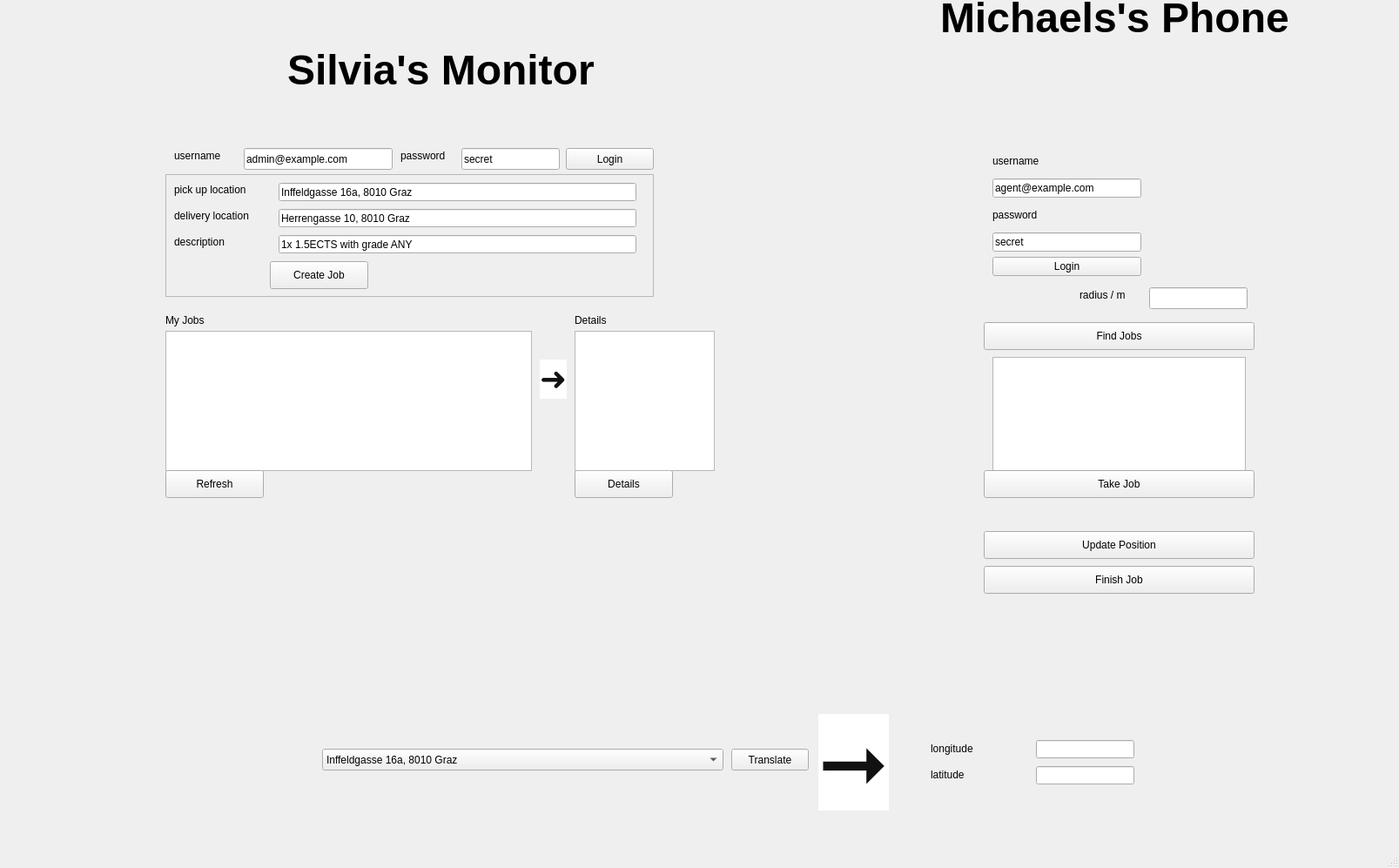
<?xml version="1.0" encoding="UTF-8"?>
<ui version="4.0">
 <class>MainWindow</class>
 <widget class="QMainWindow" name="MainWindow">
  <property name="geometry">
   <rect>
    <x>0</x>
    <y>0</y>
    <width>1607</width>
    <height>997</height>
   </rect>
  </property>
  <property name="windowTitle">
   <string>MainWindow</string>
  </property>
  <property name="autoFillBackground">
   <bool>false</bool>
  </property>
  <widget class="QWidget" name="centralwidget">
   <widget class="QListWidget" name="lw_ag_jobs_list">
    <property name="geometry">
     <rect>
      <x>1140</x>
      <y>410</y>
      <width>291</width>
      <height>131</height>
     </rect>
    </property>
   </widget>
   <widget class="QLabel" name="label_3">
    <property name="enabled">
     <bool>false</bool>
    </property>
    <property name="geometry">
     <rect>
      <x>1080</x>
      <y>40</y>
      <width>411</width>
      <height>781</height>
     </rect>
    </property>
    <property name="text">
     <string>&lt;html&gt;&lt;head/&gt;&lt;body&gt;&lt;p&gt;&lt;img src=&quot;:/usecase_phone/usecase_phone.png&quot;/&gt;&lt;/p&gt;&lt;/body&gt;&lt;/html&gt;</string>
    </property>
   </widget>
   <widget class="QFrame" name="frame">
    <property name="geometry">
     <rect>
      <x>190</x>
      <y>200</y>
      <width>561</width>
      <height>141</height>
     </rect>
    </property>
    <property name="frameShape">
     <enum>QFrame::StyledPanel</enum>
    </property>
    <property name="frameShadow">
     <enum>QFrame::Raised</enum>
    </property>
    <widget class="QLineEdit" name="le_pickup">
     <property name="geometry">
      <rect>
       <x>130</x>
       <y>10</y>
       <width>411</width>
       <height>21</height>
      </rect>
     </property>
     <property name="text">
      <string>Inffeldgasse 16a, 8010 Graz</string>
     </property>
    </widget>
    <widget class="QLabel" name="label_5">
     <property name="geometry">
      <rect>
       <x>10</x>
       <y>10</y>
       <width>111</width>
       <height>16</height>
      </rect>
     </property>
     <property name="text">
      <string>pick up location</string>
     </property>
    </widget>
    <widget class="QLineEdit" name="le_deliver_at">
     <property name="geometry">
      <rect>
       <x>130</x>
       <y>40</y>
       <width>411</width>
       <height>21</height>
      </rect>
     </property>
     <property name="text">
      <string>Herrengasse 10, 8010 Graz</string>
     </property>
    </widget>
    <widget class="QLabel" name="label_6">
     <property name="geometry">
      <rect>
       <x>10</x>
       <y>40</y>
       <width>111</width>
       <height>16</height>
      </rect>
     </property>
     <property name="text">
      <string>delivery location</string>
     </property>
    </widget>
    <widget class="QLineEdit" name="le_description">
     <property name="geometry">
      <rect>
       <x>130</x>
       <y>70</y>
       <width>411</width>
       <height>21</height>
      </rect>
     </property>
     <property name="text">
      <string>1x 1.5ECTS with grade ANY</string>
     </property>
    </widget>
    <widget class="QLabel" name="label_7">
     <property name="geometry">
      <rect>
       <x>10</x>
       <y>70</y>
       <width>101</width>
       <height>16</height>
      </rect>
     </property>
     <property name="text">
      <string>description</string>
     </property>
    </widget>
    <widget class="QPushButton" name="btn_post_job">
     <property name="geometry">
      <rect>
       <x>120</x>
       <y>100</y>
       <width>113</width>
       <height>32</height>
      </rect>
     </property>
     <property name="text">
      <string>Create Job</string>
     </property>
    </widget>
   </widget>
   <widget class="QLabel" name="label_8">
    <property name="geometry">
     <rect>
      <x>330</x>
      <y>50</y>
      <width>381</width>
      <height>61</height>
     </rect>
    </property>
    <property name="text">
     <string>&lt;html&gt;&lt;head/&gt;&lt;body&gt;&lt;p&gt;&lt;span style=&quot; font-size:36pt; font-weight:600;&quot;&gt;Silvia's Monitor&lt;/span&gt;&lt;/p&gt;&lt;/body&gt;&lt;/html&gt;</string>
    </property>
   </widget>
   <widget class="QWidget" name="layoutWidget">
    <property name="geometry">
     <rect>
      <x>1140</x>
      <y>170</y>
      <width>171</width>
      <height>147</height>
     </rect>
    </property>
    <layout class="QVBoxLayout" name="verticalLayout">
     <item>
      <widget class="QLabel" name="label_10">
       <property name="text">
        <string>username</string>
       </property>
      </widget>
     </item>
     <item>
      <widget class="QLineEdit" name="le_ag_user">
       <property name="text">
        <string>agent@example.com</string>
       </property>
      </widget>
     </item>
     <item>
      <widget class="QLabel" name="label_11">
       <property name="text">
        <string>password</string>
       </property>
      </widget>
     </item>
     <item>
      <widget class="QLineEdit" name="le_ag_passwd">
       <property name="text">
        <string>secret</string>
       </property>
      </widget>
     </item>
     <item>
      <widget class="QPushButton" name="btn_ag_login">
       <property name="text">
        <string>Login</string>
       </property>
      </widget>
     </item>
    </layout>
   </widget>
   <widget class="QLabel" name="label_13">
    <property name="geometry">
     <rect>
      <x>1069</x>
      <y>850</y>
      <width>81</width>
      <height>20</height>
     </rect>
    </property>
    <property name="text">
     <string>longitude</string>
    </property>
   </widget>
   <widget class="QLabel" name="l">
    <property name="geometry">
     <rect>
      <x>1069</x>
      <y>880</y>
      <width>81</width>
      <height>20</height>
     </rect>
    </property>
    <property name="text">
     <string>latitude</string>
    </property>
   </widget>
   <widget class="QLineEdit" name="le_ag_long">
    <property name="geometry">
     <rect>
      <x>1190</x>
      <y>850</y>
      <width>113</width>
      <height>21</height>
     </rect>
    </property>
   </widget>
   <widget class="QLineEdit" name="le_ag_lat">
    <property name="geometry">
     <rect>
      <x>1190</x>
      <y>880</y>
      <width>113</width>
      <height>21</height>
     </rect>
    </property>
   </widget>
   <widget class="QPushButton" name="btn_ag_query_jobs">
    <property name="geometry">
     <rect>
      <x>1130</x>
      <y>370</y>
      <width>311</width>
      <height>32</height>
     </rect>
    </property>
    <property name="text">
     <string>Find Jobs</string>
    </property>
   </widget>
   <widget class="QLabel" name="label_16">
    <property name="geometry">
     <rect>
      <x>940</x>
      <y>820</y>
      <width>91</width>
      <height>111</height>
     </rect>
    </property>
    <property name="text">
     <string>&lt;html&gt;&lt;head/&gt;&lt;body&gt;&lt;p&gt;&lt;span style=&quot; font-family:'u2400'; font-size:96px; color:#111111; background-color:#ffffff;&quot;&gt;➞&lt;/span&gt;&lt;/p&gt;&lt;/body&gt;&lt;/html&gt;</string>
    </property>
   </widget>
   <widget class="QPushButton" name="btn_ag_take">
    <property name="geometry">
     <rect>
      <x>1130</x>
      <y>540</y>
      <width>311</width>
      <height>32</height>
     </rect>
    </property>
    <property name="text">
     <string>Take Job</string>
    </property>
   </widget>
   <widget class="QListWidget" name="lw_cust_jobs">
    <property name="geometry">
     <rect>
      <x>190</x>
      <y>380</y>
      <width>421</width>
      <height>161</height>
     </rect>
    </property>
   </widget>
   <widget class="QLabel" name="label_17">
    <property name="geometry">
     <rect>
      <x>190</x>
      <y>360</y>
      <width>60</width>
      <height>16</height>
     </rect>
    </property>
    <property name="text">
     <string>My Jobs</string>
    </property>
   </widget>
   <widget class="QLabel" name="label_18">
    <property name="geometry">
     <rect>
      <x>620</x>
      <y>380</y>
      <width>31</width>
      <height>111</height>
     </rect>
    </property>
    <property name="text">
     <string>&lt;html&gt;&lt;head/&gt;&lt;body&gt;&lt;p&gt;&lt;span style=&quot; font-family:'u2400'; font-size:28pt; color:#111111; background-color:#ffffff;&quot;&gt;➜&lt;/span&gt;&lt;/p&gt;&lt;/body&gt;&lt;/html&gt;</string>
    </property>
   </widget>
   <widget class="QLabel" name="label_19">
    <property name="geometry">
     <rect>
      <x>660</x>
      <y>360</y>
      <width>60</width>
      <height>16</height>
     </rect>
    </property>
    <property name="text">
     <string>Details</string>
    </property>
   </widget>
   <widget class="QLabel" name="lbl_ag_resp">
    <property name="geometry">
     <rect>
      <x>1120</x>
      <y>700</y>
      <width>331</width>
      <height>20</height>
     </rect>
    </property>
    <property name="text">
     <string>&lt;Reponse Code&gt;</string>
    </property>
    <property name="alignment">
     <set>Qt::AlignCenter</set>
    </property>
   </widget>
   <widget class="QPushButton" name="btn_ag_update_pos">
    <property name="geometry">
     <rect>
      <x>1130</x>
      <y>610</y>
      <width>311</width>
      <height>32</height>
     </rect>
    </property>
    <property name="text">
     <string>Update Position</string>
    </property>
   </widget>
   <widget class="QLabel" name="lbl_active_job">
    <property name="geometry">
     <rect>
      <x>1340</x>
      <y>230</y>
      <width>81</width>
      <height>21</height>
     </rect>
    </property>
    <property name="text">
     <string>&lt;active job&gt;</string>
    </property>
   </widget>
   <widget class="QPushButton" name="btn_ag_fin_job">
    <property name="geometry">
     <rect>
      <x>1130</x>
      <y>650</y>
      <width>311</width>
      <height>32</height>
     </rect>
    </property>
    <property name="text">
     <string>Finish Job</string>
    </property>
   </widget>
   <widget class="QPushButton" name="btn_cust_refresh_jobs">
    <property name="geometry">
     <rect>
      <x>190</x>
      <y>540</y>
      <width>113</width>
      <height>32</height>
     </rect>
    </property>
    <property name="text">
     <string>Refresh</string>
    </property>
   </widget>
   <widget class="QPushButton" name="btn_cust_details_jobs">
    <property name="geometry">
     <rect>
      <x>660</x>
      <y>540</y>
      <width>113</width>
      <height>32</height>
     </rect>
    </property>
    <property name="text">
     <string>Details</string>
    </property>
   </widget>
   <widget class="QLabel" name="label_12">
    <property name="geometry">
     <rect>
      <x>1080</x>
      <y>-10</y>
      <width>421</width>
      <height>61</height>
     </rect>
    </property>
    <property name="text">
     <string>&lt;html&gt;&lt;head/&gt;&lt;body&gt;&lt;p&gt;&lt;span style=&quot; font-size:36pt; font-weight:600;&quot;&gt;Michaels's Phone&lt;/span&gt;&lt;/p&gt;&lt;/body&gt;&lt;/html&gt;</string>
    </property>
   </widget>
   <widget class="QLabel" name="lbl_cust_resp">
    <property name="geometry">
     <rect>
      <x>110</x>
      <y>610</y>
      <width>771</width>
      <height>20</height>
     </rect>
    </property>
    <property name="text">
     <string>&lt;Reponse Code&gt;</string>
    </property>
    <property name="alignment">
     <set>Qt::AlignCenter</set>
    </property>
   </widget>
   <widget class="QPushButton" name="btn_geo_translate">
    <property name="geometry">
     <rect>
      <x>840</x>
      <y>860</y>
      <width>89</width>
      <height>25</height>
     </rect>
    </property>
    <property name="text">
     <string>Translate</string>
    </property>
   </widget>
   <widget class="QLabel" name="lbl_token_customer">
    <property name="geometry">
     <rect>
      <x>120</x>
      <y>910</y>
      <width>721</width>
      <height>17</height>
     </rect>
    </property>
    <property name="text">
     <string>&lt;token customer&gt;</string>
    </property>
   </widget>
   <widget class="QLabel" name="lbl_token_agent">
    <property name="geometry">
     <rect>
      <x>120</x>
      <y>930</y>
      <width>721</width>
      <height>17</height>
     </rect>
    </property>
    <property name="text">
     <string>&lt;token agent&gt;</string>
    </property>
   </widget>
   <widget class="QTextEdit" name="te_job_details">
    <property name="geometry">
     <rect>
      <x>660</x>
      <y>380</y>
      <width>161</width>
      <height>161</height>
     </rect>
    </property>
   </widget>
   <widget class="QLabel" name="label_4">
    <property name="geometry">
     <rect>
      <x>70</x>
      <y>30</y>
      <width>891</width>
      <height>761</height>
     </rect>
    </property>
    <property name="text">
     <string>&lt;html&gt;&lt;head/&gt;&lt;body&gt;&lt;p&gt;&lt;img src=&quot;:/usecase_monitor/usecase_screen.png&quot;/&gt;&lt;/p&gt;&lt;/body&gt;&lt;/html&gt;</string>
    </property>
   </widget>
   <widget class="QLineEdit" name="le_cust_user">
    <property name="geometry">
     <rect>
      <x>280</x>
      <y>170</y>
      <width>171</width>
      <height>25</height>
     </rect>
    </property>
    <property name="text">
     <string>admin@example.com</string>
    </property>
   </widget>
   <widget class="QLineEdit" name="le_cust_passwd">
    <property name="geometry">
     <rect>
      <x>530</x>
      <y>170</y>
      <width>113</width>
      <height>25</height>
     </rect>
    </property>
    <property name="text">
     <string>secret</string>
    </property>
   </widget>
   <widget class="QPushButton" name="btn_cust_login">
    <property name="geometry">
     <rect>
      <x>650</x>
      <y>170</y>
      <width>101</width>
      <height>25</height>
     </rect>
    </property>
    <property name="text">
     <string>Login</string>
    </property>
   </widget>
   <widget class="QLabel" name="label">
    <property name="geometry">
     <rect>
      <x>200</x>
      <y>170</y>
      <width>67</width>
      <height>17</height>
     </rect>
    </property>
    <property name="text">
     <string>username</string>
    </property>
   </widget>
   <widget class="QLabel" name="label_2">
    <property name="geometry">
     <rect>
      <x>460</x>
      <y>170</y>
      <width>67</width>
      <height>17</height>
     </rect>
    </property>
    <property name="text">
     <string>password</string>
    </property>
   </widget>
   <widget class="QLineEdit" name="le_ag_radius">
    <property name="geometry">
     <rect>
      <x>1320</x>
      <y>330</y>
      <width>113</width>
      <height>25</height>
     </rect>
    </property>
   </widget>
   <widget class="QLabel" name="label_9">
    <property name="geometry">
     <rect>
      <x>1240</x>
      <y>330</y>
      <width>67</width>
      <height>17</height>
     </rect>
    </property>
    <property name="text">
     <string>radius / m</string>
    </property>
   </widget>
   <widget class="QComboBox" name="cb_addr_query">
    <property name="geometry">
     <rect>
      <x>370</x>
      <y>860</y>
      <width>461</width>
      <height>25</height>
     </rect>
    </property>
    <item>
     <property name="text">
      <string>Inffeldgasse 16a, 8010 Graz</string>
     </property>
    </item>
    <item>
     <property name="text">
      <string>Inffeldgasse 10, 8010 Graz</string>
     </property>
    </item>
    <item>
     <property name="text">
      <string>Moserhofgasse 12, 8010 Graz</string>
     </property>
    </item>
    <item>
     <property name="text">
      <string>Hauptplatz 10, 8010 Graz</string>
     </property>
    </item>
    <item>
     <property name="text">
      <string>Sackgasse 1, 8010 Graz</string>
     </property>
    </item>
    <item>
     <property name="text">
      <string>Klosterwiesgasse 1, 8010 Graz</string>
     </property>
    </item>
   </widget>
   <zorder>label_4</zorder>
   <zorder>label_3</zorder>
   <zorder>lw_ag_jobs_list</zorder>
   <zorder>frame</zorder>
   <zorder>layoutWidget</zorder>
   <zorder>label_13</zorder>
   <zorder>l</zorder>
   <zorder>le_ag_long</zorder>
   <zorder>le_ag_lat</zorder>
   <zorder>btn_ag_query_jobs</zorder>
   <zorder>label_16</zorder>
   <zorder>btn_ag_take</zorder>
   <zorder>lw_cust_jobs</zorder>
   <zorder>label_17</zorder>
   <zorder>label_18</zorder>
   <zorder>label_19</zorder>
   <zorder>label_8</zorder>
   <zorder>lbl_ag_resp</zorder>
   <zorder>btn_ag_update_pos</zorder>
   <zorder>lbl_active_job</zorder>
   <zorder>btn_ag_fin_job</zorder>
   <zorder>btn_cust_refresh_jobs</zorder>
   <zorder>btn_cust_details_jobs</zorder>
   <zorder>label_12</zorder>
   <zorder>lbl_cust_resp</zorder>
   <zorder>btn_geo_translate</zorder>
   <zorder>lbl_token_customer</zorder>
   <zorder>lbl_token_agent</zorder>
   <zorder>te_job_details</zorder>
   <zorder>le_cust_user</zorder>
   <zorder>le_cust_passwd</zorder>
   <zorder>btn_cust_login</zorder>
   <zorder>label</zorder>
   <zorder>label_2</zorder>
   <zorder>le_ag_radius</zorder>
   <zorder>label_9</zorder>
   <zorder>cb_addr_query</zorder>
  </widget>
  <widget class="QMenuBar" name="menubar">
   <property name="geometry">
    <rect>
     <x>0</x>
     <y>0</y>
     <width>1607</width>
     <height>22</height>
    </rect>
   </property>
  </widget>
  <widget class="QStatusBar" name="statusbar"/>
 </widget>
 <resources>
  <include location="usecase_phone.qrc"/>
 </resources>
 <connections/>
</ui>
